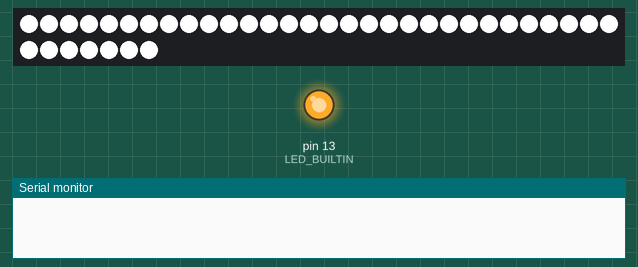
The sketch below on a simulated Arduino Nano, built with avr-gcc and run on an emulated ATmega328P. On the bench: 37 RGB LEDs in strip order, left to right, continuing on the next row, output pins drawn as LEDs (lit = HIGH), the last lines printed to the serial monitor. Dim RGB values are drawn brighter than linear.

Above: at 0.01 s.
At 5.8 s:
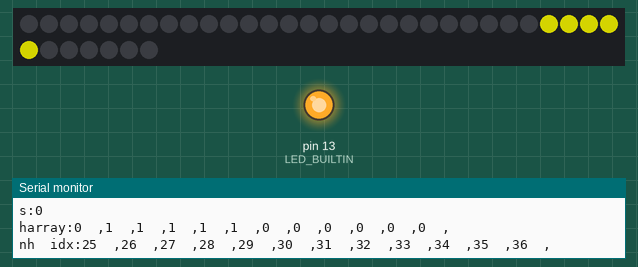
At 12.9 s:
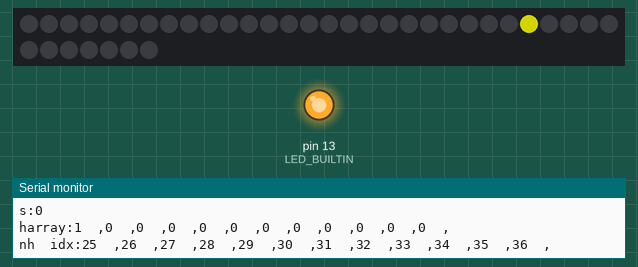
At 24.1 s:
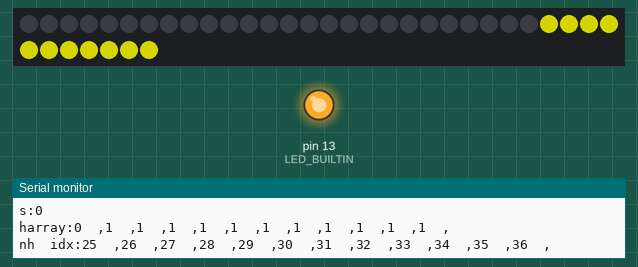

The sketch:

_171105_z_strip_prepare_2strips.ino
```cpp
#include <Time.h>
#include <TimeLib.h>

//#define NANO
#define ESP

#ifdef ESP
#define FASTLED_ESP8266_RAW_PIN_ORDER
#define FASTLED_ALLOW_INTERRUPTS 0
#endif

#include "FastLED.h"

// How many leds in your strip?
#define NUM_LEDS_H 12
#define TAIL_LEDS_H 5
#define NUM_LEDS_M 24 //minutes are connected first
#define TAIL_LEDS_M 23
#define SACRIFICIAL_LED 1 //0 or 1 if additinal LED for level shift is used.

#ifdef ESP
//#define DATA_PIN_LED_H 2//12
#define DATA_PIN_LED_M_H 12//2
#endif
#ifdef NANO
#define DATA_PIN_LED_H 13
#define DATA_PIN_LED_M 2 //not tested this pin
#endif

#define UPDATE_LED_MS 40
#define SHOW_SECONDS

int LightValue = 250;

const byte max_bright[3] = {220, 60, 6};
unsigned long last_update_LED;
byte dot_H = 0;
byte dot_M = 0;
int led = HIGH;
time_t t = 1510523146; //21:45

byte style = 0;
byte count =0;

CRGB leds[NUM_LEDS_M + NUM_LEDS_H + SACRIFICIAL_LED];

void setup() {
  setTime(t);
  FastLED.addLeds<WS2812, DATA_PIN_LED_M_H, GRB>(leds, NUM_LEDS_M + NUM_LEDS_H + SACRIFICIAL_LED);
  Serial.begin(115200);
  pinMode(LED_BUILTIN, OUTPUT);
  digitalWrite(LED_BUILTIN, HIGH);
  dot_H = 0;
  last_update_LED = millis();
  delay(1);
  dot_M = 0;

  LED_blink_all(2, CRGB::White);

  TimeElements tm;


  for (int x=0;x<24;x++){
    //if (x==24) x=0;
    Serial.print("\n24Time:");
    Serial.print(x);
    tm.Hour = x;
    setTime(tm.Hour,tm.Minute,tm.Second,tm.Day,tm.Month,tm.Year);
    time_show();
    delay(1000);
  }
}

void loop() {


  if (millis() - last_update_LED > UPDATE_LED_MS) {
    //style++;
    if (style) {
      //rolling 2 circles at once, one 2 times faster
      if (++dot_H >= NUM_LEDS_H) {
        dot_H = 0;
        if (count++==7) {
          count = 0;
          style = 0;
        }
      }

      LED_loading_anim(dot_H, 1);
      if (++dot_M == NUM_LEDS_M) {
        dot_M = 0;
      }
      LED_loading_anim(dot_M, 0);
      last_update_LED = millis();

    } else {
      //joining 2 together
      if (++dot_H == NUM_LEDS_H + NUM_LEDS_M) {
        dot_H = 0;
        if (count++==5) {
          count = 0;
          style = 1;
        }
      }

      LED_loading_anim_joined(dot_H);
      last_update_LED = millis();
    }

  }


}

void LED_loading_anim(byte dot, byte strip_num) {
  byte dot_loopback = dot;
  byte tail_leds = (strip_num ? TAIL_LEDS_H : TAIL_LEDS_M);
  byte num_leds = (strip_num ? NUM_LEDS_H : NUM_LEDS_M);
  byte led_begin = (strip_num ? NUM_LEDS_M + SACRIFICIAL_LED : SACRIFICIAL_LED);
  //start at LED1 for minutes and at LED 25 for hours

  for (byte t = 0; t <= (tail_leds); t++) { //set max brightness gradually decreasing, not last one, that have to be 0, computing takes 180 us
    if (t > dot) {
      dot_loopback = num_leds + dot; //t-dot gives how much off scale (negative it would be), go from end instead
      //NUM_LEDS_H-(t-dot) addresses correct led. -t will be subtracted, so NUM+dot
    }
    if (t == tail_leds) {
      leds[led_begin + dot_loopback - t ].setRGB(0, 0, 0); //turn off the last one so it keeps off after the TAIL goes away
    } else {
      leds[led_begin + dot_loopback - t ].setRGB(max_bright[0] / (3 * t + 1), max_bright[1] / (3 * t + 1), max_bright[2] / (3 * t + 1));
    }
  }
  FastLED.show();
}

void LED_loading_anim_joined(byte dot) {
  byte dot_loopback = dot;
  byte tail_leds = TAIL_LEDS_H;
  byte num_leds = NUM_LEDS_H + NUM_LEDS_M;
  byte led_begin = 1;
  //start at LED1 for minutes and at LED 25 for hours

  for (byte t = 0; t <= (tail_leds); t++) { //set max brightness gradually decreasing, not last one, that have to be 0, computing takes 180 us
    if (t > dot) {
      dot_loopback = num_leds + dot; //t-dot gives how much off scale (negative it would be), go from end instead
      //NUM_LEDS_H-(t-dot) addresses correct led. -t will be subtracted, so NUM+dot
    }
    if (t == tail_leds) {
      leds[led_begin + dot_loopback - t ].setRGB(0, 0, 0); //turn off the last one so it keeps off after the TAIL goes away
    } else {
      leds[led_begin + dot_loopback - t ].setRGB(max_bright[0] / (3 * t + 1), max_bright[1] / (3 * t + 1), max_bright[2] / (3 * t + 1));
    }
  }
  FastLED.show();
}


void LED_blink_all(byte count_blinks, struct CRGB TheColor) { //0 means forever
  byte blinks = 0;
  while (1) { //forever when zero
    fill_solid( leds, NUM_LEDS_M + NUM_LEDS_H + SACRIFICIAL_LED, TheColor);
    FastLED.show();
    delay(100); //adjustbred
    FastLED.clear ();
    FastLED.show();
    delay(200);
    if (count_blinks > 0) { //should be exiting some time
      blinks++;
      if (blinks == count_blinks) return;
    } else //else forever, else is only when count_blinks is 0
    {
      check_reset_button();
    }//else forever, else is only when count_blinks is 0
  }
}

void check_reset_button() {
  int a = 0;
  a++;
}

void time_show(){
  byte bright_on = (LightValue > 190) ? 1 : 0;
  byte hour12h;
  hour12h = hourFormat12();
  hour12h = (hour12h==12) ? 0 : hour12h; //noon or midnight is zero
  bool hour_array[12];
  bool minute_array[24];
  bool second_array[24];
  byte minute_show = minute();
  byte second_show = second();

  Serial.print("\nh:");
  Serial.print(hour12h);
  Serial.print("\nm:");
  Serial.print(minute_show);
  Serial.print("\ns:");
  Serial.print(second_show);

Serial.print("\nharray:");
  for(byte l=0;l<12;l++){
    hour_array[l] = !((hour12h+1)<=l); //true is shine
    if (hour()==12)
      hour_array[0]=true;
    else
      hour_array[0]=false;

    Serial.print(hour_array[l]);
    Serial.print("\t,");
  }
  for(byte l=0;l<24;l++){
    minute_array[l] = !((minute_show/2.5)<=l);
    #ifdef SHOW_SECONDS
      second_array[l] = !((second_show/2.5)<=l);
    #endif
  }
  Serial.print("\nnh  idx:");
  for(byte l=0;l<12;l++){
    Serial.print(l+NUM_LEDS_M + SACRIFICIAL_LED);
    Serial.print("\t,");
    leds[l+NUM_LEDS_M + SACRIFICIAL_LED].setRGB((1+(bright_on*128))*(int)hour_array[l],(1+(bright_on*128))*(int)hour_array[l],0);
  }
  for(byte l=0;l<24;l++){
    leds[l+SACRIFICIAL_LED].setRGB(0,(4+(bright_on*128))*(int)minute_array[l],(3+(bright_on*16))*(int)second_array[l]);
  }
  FastLED.show();
}
```

Measured:
- what the display in image 3 shows lasts 1.0 s, from 24.0 s to 25.0 s
